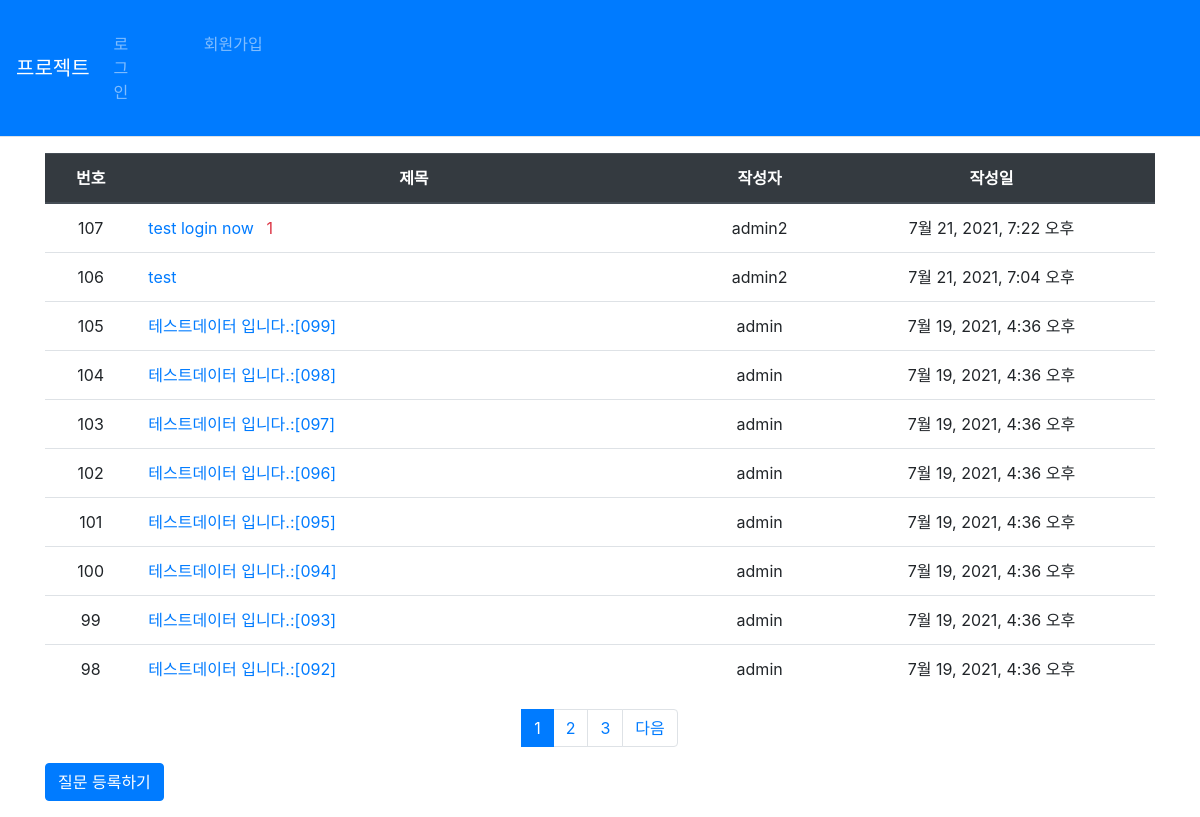
Screenshot of /app1/ with the database file from the repository.
### app1/models.py (models this page shows, shortened)
class Question(models.Model):
    subject = models.CharField(max_length=100)
    content = models.TextField()
    create_date = models.DateTimeField()
    author = models.ForeignKey(User, on_delete=models.CASCADE)
    modify_date = models.DateTimeField(null=True, blank=True)

### app1/views.py (the view)
# urls.py: path('', views.index, name='index'),
def index(request):
    page = request.GET.get('page', '1')
    question_list = Question.objects.order_by('-create_date')
    paginator = Paginator(question_list, 10)
    page_obj = paginator.get_page(page)
    context = {'question_list': page_obj}
    return render(request, 'app1/question_list.html', context)

### app1/templatetags/filter.py (called while the page is built)
@register.filter
def sub(value, arg):
    return value - arg

### templates/app1/question_list.html (shortened to what this page needs)
{% extends 'base.html' %}
{% load filter %}
{% block content %}
<div class="container my-3">
    <table class="table">
        <thead>
        <tr class="text-center thead-dark">
            <th>번호</th>
            <th style="width:50%">제목</th>
            <th>작성자</th>
            <th>작성일</th>
        </tr>
        </thead>
        <tbody>
        {% if question_list %}
        {% for question in question_list %}
        <tr class="text-center">
            <td>{{ question_list.paginator.count|sub:question_list.start_index|sub:forloop.counter0|add:1}}
            </td>
            <td class="text-left">
                <a href="{% url 'app1:detail' question.id %}">{{question.subject}}
                </a>
                {% if question.answer_set.count > 0 %}
                <span class="text-danger medium m-2">{{ question.answer_set.count }}</span>
                {% endif %}
            </td>
            <td>{{ question.author.username }}</td>
            <td>{{ question.create_date }}</td>
        </tr>
        {% endfor %}
        {% else %}
        <tr>
            <td colspan="3">질문이 없습니다</td>
        </tr>
        {% endif %}
    </tbody>
    </table>
    <ul class="pagination justify-content-center">
        {% for page_number in question_list.paginator.page_range %}
        {% if page_number >= question_list.number|add:-2 and page_number <= question_list.number|add:2 %}
            {% if page_number == question_list.number %}
        <li class="page-item active" aria-current="page">
            <a class="page-link" href="?page={{ page_number}}">{{ page_number}}</a>
        </li>
        {% else %}
         <li class="page-item">
            <a class="page-link" href="?page={{ page_number}}">{{ page_number}}</a>
        </li>
            {% endif %}
        {% endif %}
        {% endfor %}
        {% if question_list.has_next %}
        <li class="page-item">
            <a class="page-link" href="?page={{ question_list.next_page_number }}">다음</a>
        </li>
        {% else %}
        <li class="page_item disabled">
            <a class="page_link" href="#" aria-disabled="true" tabindex="-1"></a>
        </li>
        {% endif %}
    </ul>
    <a href="{% url 'app1:question_create'%}" class="btn btn-primary">질문 등록하기</a>
</div>
{% endblock %}

### rows the page displays
Question: paginator.count|sub "107", subject "test login now", answer_set.count "1", author.username "admin2", create_date "7월 21, 2021, 7:22 오후"
Question: paginator.count|sub "106", subject "test", author.username "admin2", create_date "7월 21, 2021, 7:04 오후"
Question: paginator.count|sub "105", subject "테스트데이터 입니다.:[099]", author.username "admin", create_date "7월 19, 2021, 4:36 오후"
Question: paginator.count|sub "104", subject "테스트데이터 입니다.:[098]", author.username "admin", create_date "7월 19, 2021, 4:36 오후"
Question: paginator.count|sub "103", subject "테스트데이터 입니다.:[097]", author.username "admin", create_date "7월 19, 2021, 4:36 오후"
Question: paginator.count|sub "102", subject "테스트데이터 입니다.:[096]", author.username "admin", create_date "7월 19, 2021, 4:36 오후"
Question: paginator.count|sub "101", subject "테스트데이터 입니다.:[095]", author.username "admin", create_date "7월 19, 2021, 4:36 오후"
Question: paginator.count|sub "100", subject "테스트데이터 입니다.:[094]", author.username "admin", create_date "7월 19, 2021, 4:36 오후"
Question: paginator.count|sub "99", subject "테스트데이터 입니다.:[093]", author.username "admin", create_date "7월 19, 2021, 4:36 오후"
Question: paginator.count|sub "98", subject "테스트데이터 입니다.:[092]", author.username "admin", create_date "7월 19, 2021, 4:36 오후"

### other values shown
{{ page_number }} "1"
{{ page_number }} "2" "3"
